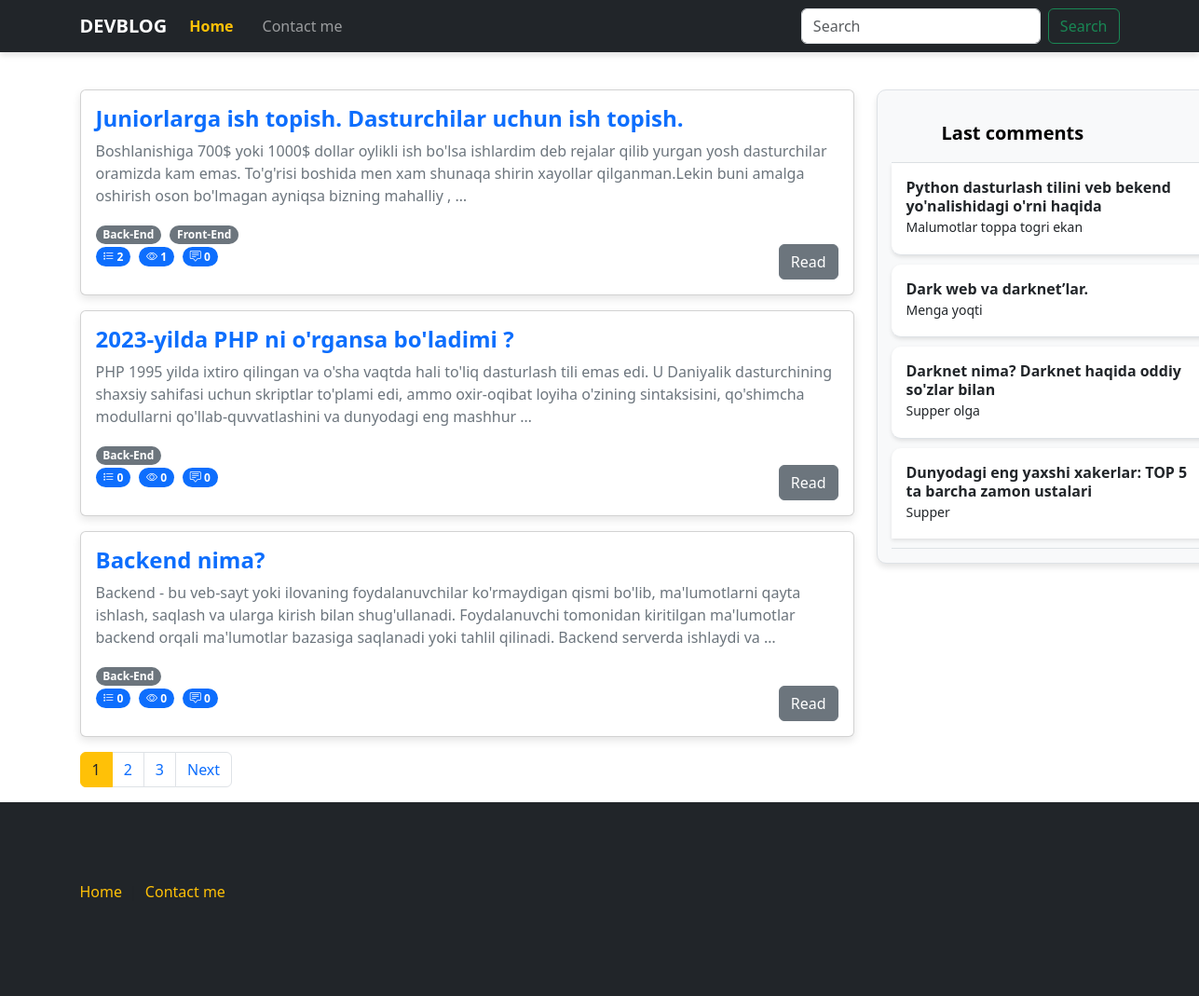
The page /backend/posts on the database its author committed.
### blog/models.py (models this page shows, shortened)
class Post(models.Model):
    title = models.CharField(verbose_name="Post title",max_length=550)
    body = models.TextField(verbose_name="Post body")
    author = models.CharField(verbose_name="Post author",default="Admin",max_length=100)
    category = models.ForeignKey(Category, on_delete=models.PROTECT,related_name='posts')
    tag = models.ManyToManyField(Tag)
    views = models.PositiveIntegerField(default=0)
    publish_date = models.DateTimeField(verbose_name="Published time",auto_now_add=True)
    published = models.BooleanField(default=True)
    on_top = models.BooleanField(default=False)

class Tag(models.Model):
    name = models.CharField(verbose_name="Tag name",max_length=250)
    slug = models.SlugField(max_length=250, unique=True)

class Comment(models.Model):
    author = models.CharField(verbose_name="Comment author",max_length=100,blank=False)
    comment = models.TextField(verbose_name="Comment")
    post = models.ForeignKey(Post, on_delete=models.CASCADE, related_name='comments')

### blog/views.py (the view)
# urls.py: path("<category_slug>/posts", views.category_list, name='category_list'),
def category_list(request,category_slug):
    category = Category.objects.get(slug=category_slug)
    posts = Post.objects.filter(category=category)
    last_comments = Comment.objects.all().order_by("-id")[:10]
    paginator = Paginator(posts, 3)
    page_number = request.GET.get("page")
    page_obj = paginator.get_page(page_number)
    return render(request,"index.html",context={"page_obj":page_obj,"last_comments":last_comments} )

### templates/index.html (shortened to what this page needs)
{% load static %}
<!DOCTYPE html>
<html lang="en">
  <head>
    <link rel="stylesheet" href="{% static 'css/style.css' %}" />
    <link
      rel="stylesheet"
      href="https://cdn.jsdelivr.net/npm/bootstrap-icons@1.11.3/font/bootstrap-icons.min.css"
    />
    <link
      href="https://cdn.jsdelivr.net/npm/bootstrap@5.3.2/dist/css/bootstrap.min.css"
      rel="stylesheet"
    />
  </head>
  <body>
    <header>
      <nav class="navbar navbar-expand-md navbar-dark bg-dark mb-4">
        <div class="container">
          <a class="navbar-brand" href="/">DevBlog</a>
          <div class="collapse navbar-collapse" id="navbarCollapse">
            <ul class="navbar-nav me-auto mb-2 mb-md-0">
              <li class="nav-item">
                <a class="nav-link active" aria-current="page" href="/">Home</a>
              </li>
              <li class="nav-item">
                <a class="nav-link" href="#">Contact me</a>
              </li>
            </ul>
            <form
              class="d-flex"
              role="search"
              action="{% url 'blog:search' %}"
              method="get"
            >
              <input
                class="form-control me-2"
                name="query"
                type="search"
                placeholder="Search"
                aria-label="Search"
                control-id="ControlID-1"
              />
              <button
                class="btn btn-outline-success"
                type="submit"
                control-id="ControlID-2"
              >
                Search
              </button>
            </form>
          </div>
        </div>
      </nav>
    </header>
    <main>
      <section>
        <div class="container-md">
          <div class="row">
            <div class="col-sm-12 col-md-9">
              {% for post in page_obj %}
              <div class="card mb-3">
                <div class="card-body">
                  <div class="content">
                    <a
                      href="{% url 'blog:detail' post.id %}"
                      class="text-decoration-none"
                    >
                      <h4 class="card-title fw-bold">{{post.title}}</h4></a
                    >
                    <p class="card-text">{{post.body|truncatewords:'35'}}</p>
                    {% for tag in post.tag.all %}
                    <span class="badge rounded-pill text-bg-secondary"
                      >{{tag.name}}</span
                    >
                    {% endfor %}
                    <br />
                    <span class="badge bg-primary rounded-pill">
                      <i class="bi bi-list-stars"></i>
                      {{post.ratings.all.count}}
                    </span>
                    <span class="badge bg-primary rounded-pill">
                      <i class="bi bi-eye"></i>
                      {{post.views}}
                    </span>
                    <span class="badge bg-primary rounded-pill">
                      <i class="bi bi-chat-square-text"></i>
                      {{post.comments.all.count}}
                    </span>
                    <a
                      href="{% url 'blog:detail' post.id %}"
                      class="btn btn-secondary float-end"
                      >Read</a
                    >
                  </div>
                </div>
              </div>
              {% empty %}
              <h3>Posts not found !</h3>
              {% endfor %}
              <nav aria-label="...">
                <ul class="pagination">
                  {% for page in page_obj.paginator.page_range %}
                  <li class="page-item {% if page_obj.number == page %} active {% endif %}">
                    <a class="page-link" href="?page={{ page }}">{{ page }}</a>
                  </li>
                  {% endfor %}
                  {% if page_obj.has_next %}
                  <li class="page-item">
                    <a
                      class="page-link"
                      href="?page={{ page_obj.next_page_number }}"
                      >Next</a
                    >
                  </li>
                  {% endif %}
                </ul>
              </nav>
            </div>
            <div class="col-sm-none col-md-3">
              <div
                class="d-flex flex-column align-items-stretch flex-shrink-0 bg-body-tertiary"
                style="width: 380px"
              >
                <a
                  href="/"
                  class="d-flex align-items-center flex-shrink-0 p-3 link-body-emphasis text-decoration-none border-bottom"
                >
                  <svg class="bi pe-none me-2" width="30" height="24">
                    <use xlink:href="#bootstrap"></use>
                  </svg>
                  <span class="fs-5 fw-semibold">Last comments</span>
                </a>
                <div
                  class="list-group list-group-flush border-bottom scrollarea"
                >
                  {% for comment in last_comments %}
                  <a
                    href="{% url 'blog:detail' comment.post.id %}"
                    class="list-group-item list-group-item-action py-3 lh-sm"
                  >
                    <div
                      class="d-flex w-100 align-items-center justify-content-between"
                    >
                      <strong class="mb-1">{{comment.post.title}}</strong>
                    </div>
                    <div class="col-10 mb-1 small">{{comment.comment}}</div>
                  </a>
                  {% endfor %}
                </div>
              </div>
            </div>
          </div>
        </div>
      </section>
    </main>
    <footer class="footer mt-auto text-white-50 bg-dark">
      <div class="container">
        <div class="row my-5">
          <div class="col-12">
            <nav
              style="--bs-breadcrumb-divider: '|'"
              aria-label="breadcrumb"
              class="py-3"
            >
              <ol class="breadcrumb">
                <li class="breadcrumb-item">
                  <a href="/" class="text-decoration-none">Home</a>
                </li>
                <li class="breadcrumb-item" aria-current="page">
                  <a href="#" class="text-decoration-none">Contact me</a>
                </li>
              </ol>
            </nav>
          </div>
        </div>
      </div>
    </footer>
  </body>
</html>

### static/css/style.css (style rules this page uses)
body { font-family: 'Roboto', sans-serif; background-color: #f8f9fa; color: #212529; margin: 0; padding: 0; line-height: 1.6; }
a { text-decoration: none; color: #0d6efd; transition: color 0.3s ease; }
.navbar { box-shadow: 0 4px 6px rgba(0, 0, 0, 0.1); }
.navbar-brand { font-size: 1.5rem; font-weight: 700; text-transform: uppercase; }
.nav-link { font-size: 1rem; margin-right: 15px; }
.nav-link.active { color: #ffc107 !important; font-weight: bold; }
.card { border: none; border-radius: 10px; box-shadow: 0 4px 10px rgba(0, 0, 0, 0.1); margin-bottom: 20px; }
.card-title { font-size: 1.5rem; font-weight: bold; color: #212529; }
.card-text { font-size: 1rem; color: #6c757d; }
.badge { font-size: 0.9rem; margin-right: 5px; }
.btn-secondary { background-color: #6c757d; border: none; font-weight: 600; padding: 8px 20px; border-radius: 20px; }
.pagination .page-item.active .page-link { background-color: #ffc107; border-color: #ffc107; color: #212529; }
.bg-body-tertiary { background-color: #ffffff; border: 1px solid #dee2e6; border-radius: 10px; box-shadow: 0 4px 6px rgba(0, 0, 0, 0.1); padding: 15px; }
.list-group-item { border: none; padding: 15px 20px; border-radius: 10px; background-color: #f8f9fa; margin-bottom: 10px; box-shadow: 0 2px 4px rgba(0, 0, 0, 0.1); }
footer { background-color: #212529; color: #ffffff; padding: 20px 0; }
footer a { color: #ffc107; }
.breadcrumb { background-color: transparent; padding: 0; margin: 0; font-size: 1rem; }
.breadcrumb-item a { color: #ffc107; }

### rows shown on the page
Post: title "Juniorlarga ish topish. Dasturchilar uchun ish topish.", body "Boshlanishiga 700$ yoki 1000$ dollar oylikli ish bo'lsa ishlardim deb rejalar qilib yurgan yosh dasturchilar oramizda kam emas. To'g'risi boshida men xam shunaqa shirin xayollar qilganman.Lekin buni amalga oshirish oson bo'lmagan ayniqsa bizning mahalliy , …", ratings.all.count "2", views "1", comments.all.count "0"
Tag: name "Back-End"
Tag: name "Front-End"
Post: title "2023-yilda PHP ni o'rgansa bo'ladimi ?", body "PHP 1995 yilda ixtiro qilingan va o'sha vaqtda hali to'liq dasturlash tili emas edi. U Daniyalik dasturchining shaxsiy sahifasi uchun skriptlar to'plami edi, ammo oxir-oqibat loyiha o'zining sintaksisini, qo'shimcha modullarni qo'llab-quvvatlashini va dunyodagi eng mashhur …", ratings.all.count "0", views "0", comments.all.count "0"
Post: title "Backend nima?", body "Backend - bu veb-sayt yoki ilovaning foydalanuvchilar ko'rmaydigan qismi bo'lib, ma'lumotlarni qayta ishlash, saqlash va ularga kirish bilan shug'ullanadi. Foydalanuvchi tomonidan kiritilgan ma'lumotlar backend orqali ma'lumotlar bazasiga saqlanadi yoki tahlil qilinadi. Backend serverda ishlaydi va …", ratings.all.count "0", views "0", comments.all.count "0"
Comment: post "Python dasturlash tilini veb bekend yo'nalishidagi o'rni haqida", comment "Malumotlar toppa togri ekan"
Comment: post "Dark web va darknet’lar.", comment "Menga yoqti"
Comment: post "Darknet nima? Darknet haqida oddiy so'zlar bilan", comment "Supper olga"
Comment: post "Dunyodagi eng yaxshi xakerlar: TOP 5 ta barcha zamon ustalari", comment "Supper"

### other values the page prints
{{ page }} "1" "2" "3"
